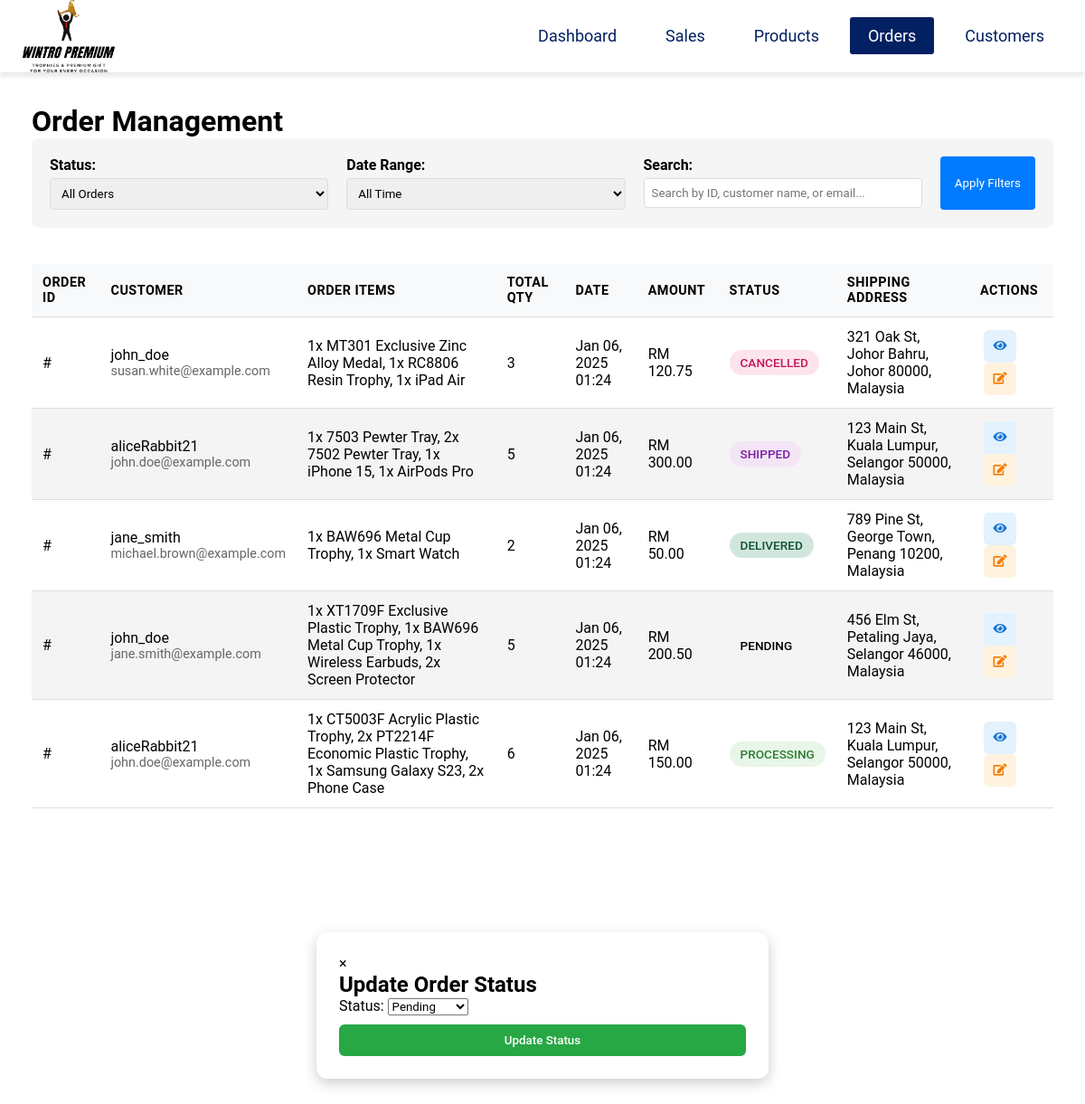
Screenshot of /app/Admin/orders_view.php (signed in) with the database file from the repository.
### tables this page shows
CREATE TABLE IF NOT EXISTS orders (
    id INT AUTO_INCREMENT PRIMARY KEY,
    user_id INT NOT NULL,
    order_date TIMESTAMP DEFAULT CURRENT_TIMESTAMP,
    status VARCHAR(50) NOT NULL DEFAULT 'pending',
    FOREIGN KEY (user_id) REFERENCES users(id) ON DELETE CASCADE
);

CREATE TABLE IF NOT EXISTS users (
    id INT AUTO_INCREMENT PRIMARY KEY,
    full_name VARCHAR(100) NOT NULL,
    username VARCHAR(60) NOT NULL,
    pwd VARCHAR(60) NOT NULL,
    email VARCHAR(60) NOT NULL,
    phone_number VARCHAR(15) NOT NULL,
    date_created TIMESTAMP DEFAULT CURRENT_TIMESTAMP,
    is_admin BOOLEAN NOT NULL DEFAULT FALSE
);

CREATE TABLE IF NOT EXISTS transactions (
    tid INT(12) AUTO_INCREMENT PRIMARY KEY,
    payment_amount DECIMAL(10, 2) NOT NULL,
    payment_status VARCHAR(30) NOT NULL DEFAULT 'INCOMPLETE',
    transaction_date TIMESTAMP DEFAULT CURRENT_TIMESTAMP,
    payer_id INT(12) NOT NULL,
    payer_email VARCHAR(80) NOT NULL,
    address_street VARCHAR(255) NOT NULL,
    address_city VARCHAR(100) NOT NULL,
    address_state VARCHAR(100) NOT NULL,
    address_zip VARCHAR(12) NOT NULL,
    address_country VARCHAR(100) NOT NULL,
    FOREIGN KEY (payer_id) REFERENCES users (id)
);

### app/Admin/orders_view.php (the view, shortened to what this page needs)
<?php
require_once '../includes/dbh-inc.php';
$status_filter = $_GET['status'] ?? 'all';
$date_filter = $_GET['date'] ?? 'all';
$search = $_GET['search'] ?? '';
$query = "SELECT
            o.id as order_id,
            o.status as order_status,
            o.order_date,
            t.payment_amount,
            t.payer_email,
            t.address_street,
            t.address_city,
            t.address_state,
            t.address_zip,
            t.address_country,
            u.username,
            GROUP_CONCAT(
                CONCAT(td.quantity, 'x ', td.product_name)
                SEPARATOR ', '
            ) as order_items,
            SUM(td.quantity) as total_quantity
          FROM orders o
          JOIN transactions t ON o.id = t.tid
          JOIN users u ON o.user_id = u.id
          LEFT JOIN transaction_details td ON t.tid = td.tid
          WHERE 1=1";
$params = [];
$query .= " GROUP BY t.tid ORDER BY t.transaction_date DESC";
$stmt = $pdo->prepare($query);
$stmt->execute($params);
$transactions = $stmt->fetchAll(PDO::FETCH_ASSOC);
?>
<!DOCTYPE html>
<html lang="en">
<head>
    <link rel="stylesheet" href="orders_view.css">
    <link rel="stylesheet" href="https://cdnjs.cloudflare.com/ajax/libs/font-awesome/6.0.0/css/all.min.css">
    <?php include 'header.php'; ?>
</head>
<body>
    <div class="admin-container">
        <h1>Order Management</h1>
        <div class="filters">
            <form method="GET" class="filter-form">
                <div class="filter-group">
                    <label for="status">Status:</label>
                    <select name="status" id="status">
                        <option value="all" <?php echo $status_filter === 'all' ? 'selected' : ''; ?>>All Orders</option>
                    </select>
                </div>
                <div class="filter-group">
                    <label for="date">Date Range:</label>
                    <select name="date" id="date">
                        <option value="all" <?php echo $date_filter === 'all' ? 'selected' : ''; ?>>All Time</option>
                    </select>
                </div>
                <div class="filter-group">
                    <label for="search">Search:</label>
                    <input type="text" name="search" id="search" value="<?php echo htmlspecialchars($search); ?>" placeholder="Search by ID, customer name, or email...">
                </div>
                <button type="submit" class="filter-btn">Apply Filters</button>
            </form>
        </div>
        <div class="orders-table-container">
            <table class="orders-table">
                <thead>
                    <tr>
                        <th>Order ID</th>
                        <th>Customer</th>
                        <th>Order Items</th>
                        <th>Total Qty</th>
                        <th>Date</th>
                        <th>Amount</th>
                        <th>Status</th>
                        <th>Shipping Address</th>
                        <th>Actions</th>
                    </tr>
                </thead>
                <tbody>
                    <?php foreach ($transactions as $transaction): ?>
                        <tr>
                        <td>#<?php echo htmlspecialchars($transaction['tid'] ?? ''); ?></td>
                        <td>
                            <div class="customer-info">
                                <span class="customer-name"><?php echo htmlspecialchars($transaction['username'] ?? ''); ?></span>
                                <span class="customer-email"><?php echo htmlspecialchars($transaction['payer_email'] ?? ''); ?></span>
                            </div>
                        </td>
                        <td><?php echo htmlspecialchars($transaction['order_items'] ?? ''); ?></td>
                        <td><?php echo htmlspecialchars($transaction['total_quantity'] ?? '0'); ?></td>
                        <td><?php echo date('M d, Y H:i', strtotime($transaction['transaction_date'] ?? 'now')); ?></td>
                        <td>RM <?php echo number_format($transaction['payment_amount'] ?? 0, 2); ?></td>
                        <td>
                            <span class="status-badge status-<?php echo strtolower($transaction['order_status'] ?? 'pending'); ?>">
                                <?php echo htmlspecialchars(ucfirst($transaction['order_status'] ?? 'Pending')); ?>
                            </span>
                        </td>
                        <td>
                            <?php
                                echo htmlspecialchars($transaction['address_street'] ?? '') . ', ' .
                                    htmlspecialchars($transaction['address_city'] ?? '') . ', ' .
                                    htmlspecialchars($transaction['address_state'] ?? '') . ' ' .
                                    htmlspecialchars($transaction['address_zip'] ?? '') . ', ' .
                                    htmlspecialchars($transaction['address_country'] ?? '');
                            ?>
                        </td>
                            <td>
                                <button onclick="viewOrder(<?php echo $transaction['tid']; ?>)" class="action-btn view-btn">
                                    <i class="fas fa-eye"></i>
                                </button>
                                <button onclick="updateStatus(<?php echo $transaction['tid']; ?>)" class="action-btn edit-btn">
                                    <i class="fas fa-edit"></i>
                                </button>
                            </td>
                        </tr>
                    <?php endforeach; ?>
                </tbody>
            </table>
        </div>
    </div>
    <div id="statusModal" class="modal">
    <div class="modal-content">
        <span class="close">&times;</span>
        <h2>Update Order Status</h2>
        <form id="updateStatusForm" method="POST">
            <div class="form-group">
                <label for="new_status">Status:</label>
                <select name="new_status" id="new_status" required>
                    <option value="pending">Pending</option>
                </select>
            </div>
            <button type="submit" name="update_status" class="submit-btn">Update Status</button>
        </form>
    </div>
</div>
</body>
</html>

### app/Admin/orders_view.css (style rules this page uses)
.admin-container { padding: 20px; max-width: 1400px; margin: 0 auto; }
.filters { background: #f5f5f5; padding: 20px; border-radius: 8px; margin-bottom: 20px; }
.filter-form { display: flex; gap: 20px; flex-wrap: wrap; }
.filter-group { flex: 1; min-width: 200px; }
.filter-group label { display: block; margin-bottom: 5px; font-weight: bold; }
.filter-group select, .filter-group input { width: 100%; padding: 8px; border: 1px solid #ddd; border-radius: 4px; }
.filter-btn { background: #007bff; color: white; border: none; padding: 8px 16px; border-radius: 4px; cursor: pointer; }
.orders-table-container { overflow-x: auto; }
.orders-table { width: 100%; border-collapse: collapse; margin-top: 20px; }
.orders-table th, .orders-table td { padding: 12px; text-align: left; border-bottom: 1px solid #ddd; }
.orders-table th { background: #f5f5f5; font-weight: bold; }
.customer-info { display: flex; flex-direction: column; }
.customer-email { font-size: 0.9em; color: #666; }
.status-badge { padding: 6px 12px; border-radius: 20px; font-size: 0.85em; font-weight: 500; text-transform: uppercase; display: inline-block; }
.status-processing { background: #e8f5e9; color: #2e7d32; }
.status-shipped { background: #f3e5f5; color: #7b1fa2; }
.status-delivered { background: #d1e7dd; color: #0f5132; }
.status-cancelled { background: #fce4ec; color: #c2185b; }
.action-btn { background: none; border: none; cursor: pointer; padding: 8px; margin: 0 4px; border-radius: 6px; transition: all 0.2s ease; width: 36px; height: 36px; display: inline-flex; align-items: center; justify-content: center; }
.view-btn { background-color: #e3f2fd; color: #1976d2; }
.edit-btn { background-color: #fff3e0; color: #f57c00; }
.modal-content { background: white; margin: 10% auto; padding: 25px; border-radius: 12px; width: 90%; max-width: 500px; box-shadow: 0 5px 15px rgba(0,0,0,0.2); }
.submit-btn { background: #28a745; color: white; border: none; padding: 10px 20px; border-radius: 6px; cursor: pointer; font-weight: 500; transition: background-color 0.2s ease; width: 100%; margin-top: 10px; }
.orders-table th { background: #f8f9fa; font-weight: 600; text-transform: uppercase; font-size: 0.9em; letter-spacing: 0.5px; }

### app/Admin/style.css (style rules this page uses)
* { padding: 0; margin: 0; text-decoration: none; list-style: none; box-sizing: border-box; font-family: "Roboto", sans-serif; }
body { margin: 15px; padding-top: 80px; overflow-x: hidden; overflow-y: auto; }
table { width: 100%; border-collapse: collapse; }
table, th, td { border-collapse: collapse; padding: 16px; text-align: left; }
thead th { position: sticky; top: 0; left: 0; background-color: #D9DCE7; cursor: pointer; text-transform: capitalize; }
tbody tr:nth-child(even) { background-color: #0000000b; }
tbody tr { --delay: 0.1s; transition: 0.5s ease-in-out var(--delay), background-color 0s; }
tbody tr td, tbody tr td p { transition: 0.2s ease-in-out; cursor: pointer; color: black; text-decoration: none; }

### rows the page displays
orders: user.username "john_doe", transactions.payer_email "susan.white@example.com", order_items "1x MT301 Exclusive Zinc Alloy Medal, 1x RC8806 Resin Trophy, 1x iPad Air", total_quantity "3", transaction_date "Jan 06, 2025 01:24", transactions.payment_amount "120.75", status "CANCELLED", transactions.address_street "321 Oak St", transactions.address_city "Johor Bahru", transactions.address_state "Johor", transactions.address_zip "80000", transactions.address_country "Malaysia"
orders: user.username "aliceRabbit21", transactions.payer_email "john.doe@example.com", order_items "1x 7503 Pewter Tray, 2x 7502 Pewter Tray, 1x iPhone 15, 1x AirPods Pro", total_quantity "5", transaction_date "Jan 06, 2025 01:24", transactions.payment_amount "300.00", status "SHIPPED", transactions.address_street "123 Main St", transactions.address_city "Kuala Lumpur", transactions.address_state "Selangor", transactions.address_zip "50000", transactions.address_country "Malaysia"
orders: user.username "jane_smith", transactions.payer_email "michael.brown@example.com", order_items "1x BAW696 Metal Cup Trophy, 1x Smart Watch", total_quantity "2", transaction_date "Jan 06, 2025 01:24", transactions.payment_amount "50.00", status "DELIVERED", transactions.address_street "789 Pine St", transactions.address_city "George Town", transactions.address_state "Penang", transactions.address_zip "10200", transactions.address_country "Malaysia"
orders: user.username "john_doe", transactions.payer_email "jane.smith@example.com", order_items "1x XT1709F Exclusive Plastic Trophy, 1x BAW696 Metal Cup Trophy, 1x Wireless Earbuds, 2x Screen Protector", total_quantity "5", transaction_date "Jan 06, 2025 01:24", transactions.payment_amount "200.50", status "PENDING", transactions.address_street "456 Elm St", transactions.address_city "Petaling Jaya", transactions.address_state "Selangor", transactions.address_zip "46000", transactions.address_country "Malaysia"
orders: user.username "aliceRabbit21", transactions.payer_email "john.doe@example.com", order_items "1x CT5003F Acrylic Plastic Trophy, 2x PT2214F Economic Plastic Trophy, 1x Samsung Galaxy S23, 2x Phone Case", total_quantity "6", transaction_date "Jan 06, 2025 01:24", transactions.payment_amount "150.00", status "PROCESSING", transactions.address_street "123 Main St", transactions.address_city "Kuala Lumpur", transactions.address_state "Selangor", transactions.address_zip "50000", transactions.address_country "Malaysia"
